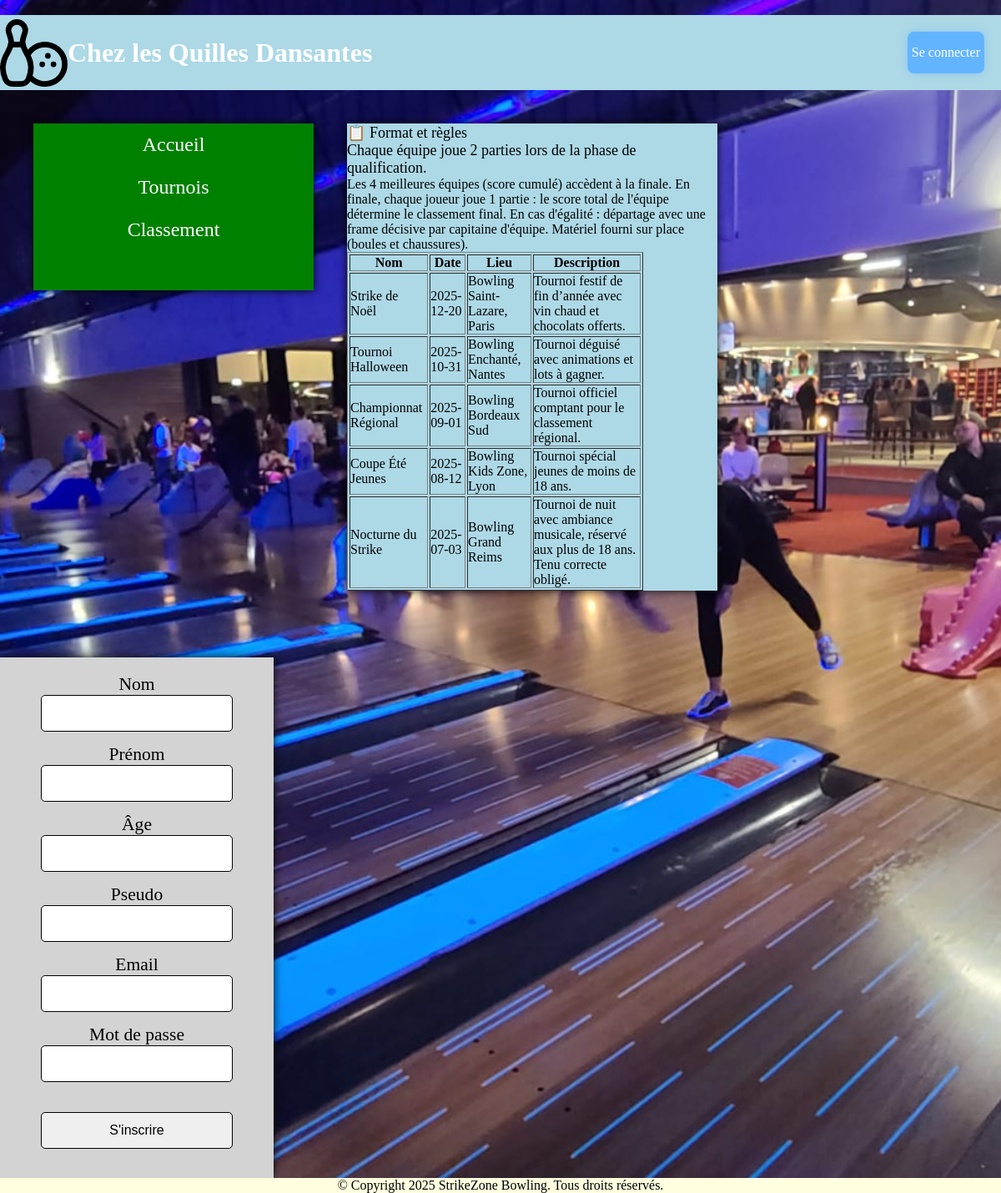
The page /pages/tournois.php on the database its author committed.
### tables this page shows
CREATE TABLE IF NOT EXISTS `tournois` (
  `id` int NOT NULL AUTO_INCREMENT,
  `nom` varchar(100) DEFAULT NULL,
  `date` date DEFAULT NULL,
  `lieu` varchar(100) DEFAULT NULL,
  `description` text,
  PRIMARY KEY (`id`)
);

### pages/tournois.php (the view)
<<?php
    include '../inc/header.php';
    include '../inc/nav.php';
    ?>
    <main>
        <section>
            <p>📋 Format et règles
<p>Chaque équipe joue 2 parties lors de la phase de qualification.</p>
Les 4 meilleures équipes (score cumulé) accèdent à la finale.
En finale, chaque joueur joue 1 partie : le score total de l'équipe détermine le classement final.
En cas d'égalité : départage avec une frame décisive par capitaine d'équipe.
Matériel fourni sur place (boules et chaussures).
        </section>
    <table border="1">
        <thead>
            <th>Nom</th>
            <th>Date</th>
            <th>Lieu</th>
            <th>Description</th>
        </thead>
        <?php
        include "../inc/key.php";
        $sql = "SELECT * FROM tournois ORDER BY date DESC";
        $book = $connexion->query($sql);
        foreach ($book as $b):
        ?>
            <tbody>
                <td><?= $b["nom"]; ?></td>
                <td><?= $b["date"]; ?></td>
                <td><?= $b["lieu"]; ?></td>
                <td><?= $b["description"]; ?></td>
            </tbody>
        <?php endforeach; ?>
    </table>
    </main>
    <?php include '../inc/form.php'; ?>
    <?php include '../inc/footer.php'; ?>

### css/style.css (style rules this page uses)
* { padding: 0%; margin: 0%; }
body { margin: 0%; padding: 0%; width: 100%; display: flex; flex-wrap: wrap; background-image: url(../images/bowling2.jpg); background-attachment: fixed; background-position: center; background-repeat: no-repeat; background-size: cover; }
main { background: lightblue; display: flex; flex-direction: column; flex-wrap: wrap; margin: 40px; box-shadow: 0 0 10px rgba(0,0,0,0.9); width: 37%; }
main p { font-size:large; font-style: normal; }
table { width: 80%; }

### rows shown on the page
tournois: nom "Strike de Noël", date "2025-12-20", lieu "Bowling Saint-Lazare, Paris", description "Tournoi festif de fin d’année avec vin chaud et chocolats offerts."
tournois: nom "Tournoi Halloween", date "2025-10-31", lieu "Bowling Enchanté, Nantes", description "Tournoi déguisé avec animations et lots à gagner."
tournois: nom "Championnat Régional", date "2025-09-01", lieu "Bowling Bordeaux Sud", description "Tournoi officiel comptant pour le classement régional."
tournois: nom "Coupe Été Jeunes", date "2025-08-12", lieu "Bowling Kids Zone, Lyon", description "Tournoi spécial jeunes de moins de 18 ans."
tournois: nom "Nocturne du Strike", date "2025-07-03", lieu "Bowling Grand Reims", description "Tournoi de nuit avec ambiance musicale, réservé aux plus de 18 ans. Tenu correcte obligé."
